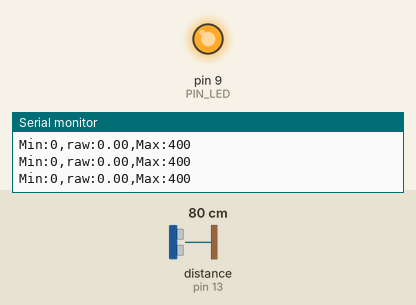
A sketch run on a simulated Arduino Uno, built with avr-gcc and run on an emulated ATmega328P. Parts: output pins drawn as LEDs (lit = HIGH), the last lines printed to the serial monitor. Wiring (inferred from the names in the program): ultrasonic range finder: trigger pin 12; echo pin 13. The test bench sets the inputs (shaded band); at power-on: distance to the obstacle (sensor on pin 13) 80 cm. The echo pulse lasts 58.3 µs per cm; pins used as bus, display or sensor lines are not drawn.

Above: at 1.2 s.
1.3 s: distance to the obstacle (sensor on pin 13) set to 18 cm
4.3 s: distance to the obstacle (sensor on pin 13) set to 2 cm
At 4.3 s:
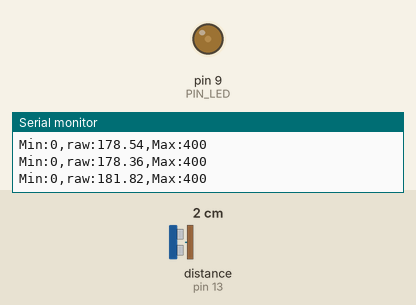
Timing chart, 0 to 7.3 s (numbered marks = the images above; inputs shaded):
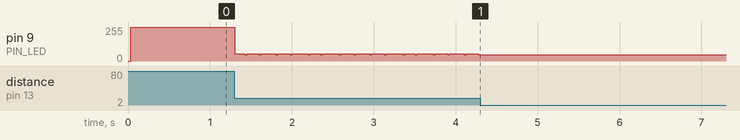

Measured:
- after the input at 4.3 s, pin 9 (PIN_LED): stops changing and stays 46/255

The sketch:

08_example_03.ino
```cpp
// Arduino pin assignment
#define PIN_LED 9
#define PIN_TRIG 12
#define PIN_ECHO 13

// configurable parameters
#define SND_VEL 346.0 // sound velocity at 24 celsius degree (unit: m/s)
#define INTERVAL 25 // sampling interval (unit: ms) 샘플링 주기 25ms로 수정
#define _DIST_MIN 100 // minimum distance to be measured (unit: mm)
#define _DIST_MAX 300 // maximum distance to be measured (unit: mm)

// global variables
float timeout; // unit: us
float dist_min, dist_max, dist_raw; // unit: mm
unsigned long last_sampling_time; // unit: ms
float scale; // used for pulse duration to distance conversion
int bright;
float last_dist_raw;

void setup() {
// initialize GPIO pins
  pinMode(PIN_LED,OUTPUT);
  pinMode(PIN_TRIG,OUTPUT);
  digitalWrite(PIN_TRIG, LOW);
  pinMode(PIN_ECHO,INPUT);

// initialize USS related variables
  dist_min = _DIST_MIN;
  dist_max = _DIST_MAX;
  timeout = (INTERVAL / 2) * 1000.0; // precalculate pulseIn() timeout value. (unit: us)
  dist_raw = 0.0; // raw distance output from USS (unit: mm)
  scale = 0.001 * 0.5 * SND_VEL;
  bright = 0;

// initialize serial port
  Serial.begin(57600);

// initialize last sampling time
  last_sampling_time = 0;
}

void loop() {
// wait until next sampling time.
// millis() returns the number of milliseconds since the program started. Will overflow after 50 days.
  if(millis() < last_sampling_time + INTERVAL) return;

// get a distance reading from the USS
  dist_raw = USS_measure(PIN_TRIG,PIN_ECHO);

// output the read value to the serial port
  Serial.print("Min:0,");
  Serial.print("raw:");
  Serial.print(dist_raw);
  Serial.print(",");
  Serial.println("Max:400");

// turn on the LED if the distance is between dist_min and dist_max
 if(dist_raw == 150.0 || dist_raw == 250.0) {
  analogWrite(PIN_LED, 127);
  }

 else if(dist_raw < dist_min || dist_raw > dist_max) {
    analogWrite(PIN_LED, 255);
  }
 else if(dist_min <= dist_raw && dist_raw <= 200.0) {
    bright = (200.0 - dist_raw) * (2.55);
    analogWrite(PIN_LED, bright);
  }
 else if(200.0 < dist_raw && dist_raw <= dist_max) {
    bright = (dist_raw - 200.0) * (2.55);
    analogWrite(PIN_LED, bright);
  }


// update last sampling time
  last_sampling_time += INTERVAL;
}

// get a distance reading from USS. return value is in millimeter.
float USS_measure(int TRIG, int ECHO)
{
  float reading;
  digitalWrite(TRIG, HIGH);
  delayMicroseconds(10);
  digitalWrite(TRIG, LOW);
  reading = pulseIn(ECHO, HIGH, timeout) * scale; // unit: mm
  if(reading < dist_min || reading > dist_max) {
    reading = last_dist_raw; // return 0 when out of range.
  }
  else if(reading == 0) {
    reading = last_dist_raw;
  }
  last_dist_raw = reading;
  return reading;
  // Pulse duration to distance conversion example (target distance = 17.3m)
  // - round trip distance: 34.6m
  // - expected pulse duration: 0.1 sec, or 100,000us
  // - pulseIn(ECHO, HIGH, timeout) * 0.001 * 0.5 * SND_VEL
  //           = 100,000 micro*sec * 0.001 milli/micro * 0.5 * 346 meter/sec
  //           = 100,000 * 0.001 * 0.5 * 346 * micro * sec * milli * meter
  //                                           ----------------------------
  //                                           micro * sec
  //           = 100 * 173 milli*meter = 17,300 mm = 17.3m
  // pulseIn() returns microseconds.
}
```
